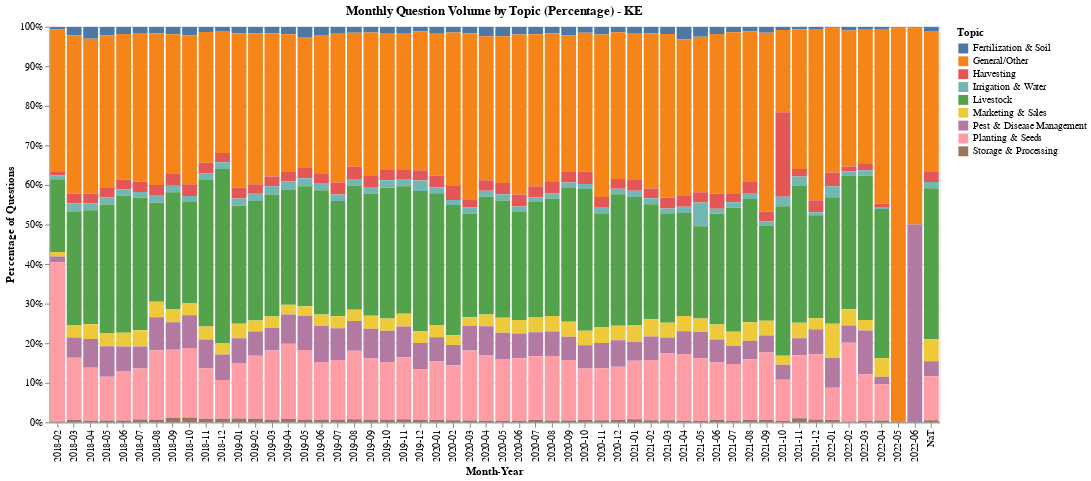
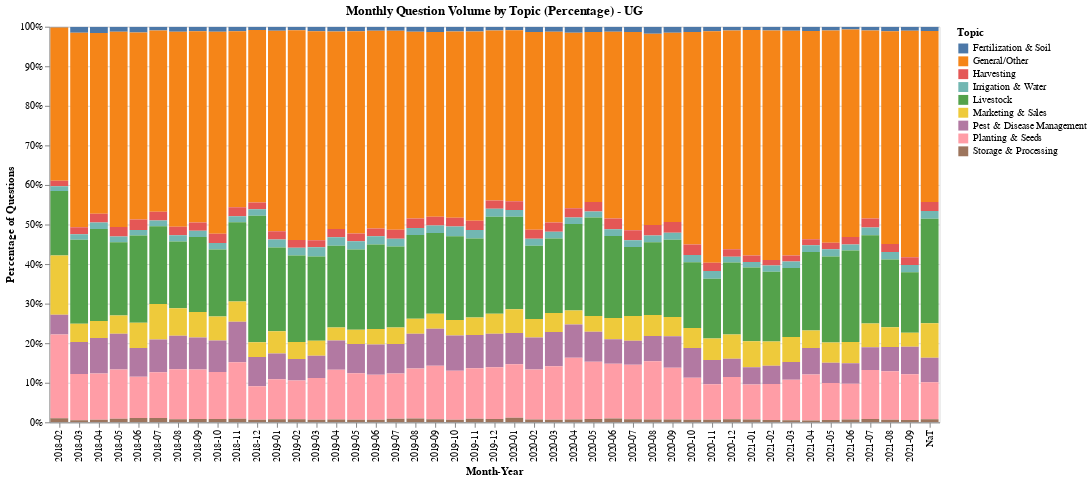
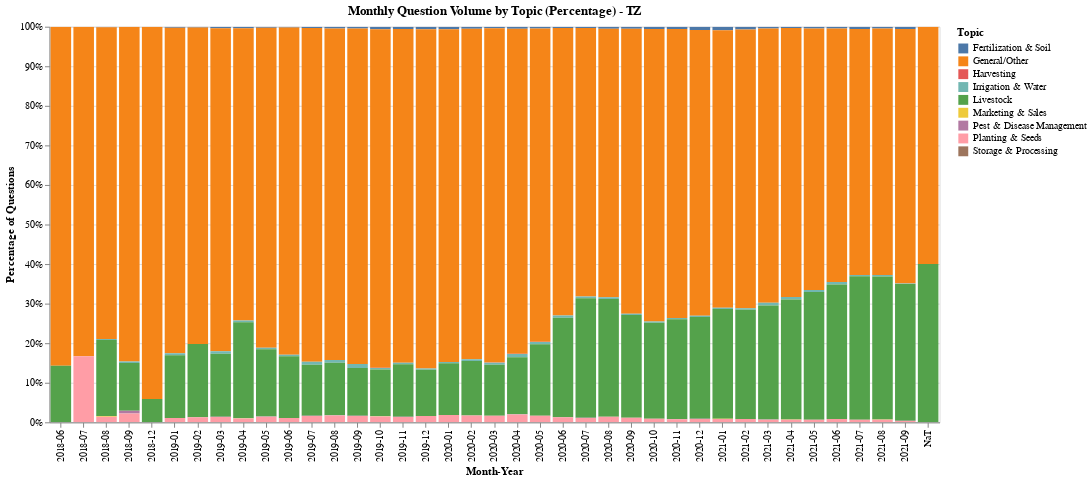

Notebook source saved alongside these figures, in order:
### Code cell
import altair as alt
import pandas as pd

# Filter for the three countries
countries = ['KE', 'UG', 'TZ']

for country_code in countries:
    df_country = df[df['question_user_country_code'].str.upper() == country_code]

    # Aggregate question count by month_year and activity_category
    monthly_topic_volume = (
        df_country.groupby(['month_year', 'activity_category'])
                  .size()
                  .reset_index(name='question_count')
    )

    # Altair stacked percentage bar chart
    chart = alt.Chart(monthly_topic_volume).mark_bar().encode(
        x=alt.X('month_year:N', sort=sorted(monthly_topic_volume['month_year'].unique()), title='Month-Year'),
        y=alt.Y('question_count:Q', stack='normalize', title='Percentage of Questions'),
        color=alt.Color('activity_category:N', title='Topic'),
        tooltip=[
            'month_year',
            'activity_category',
            alt.Tooltip('question_count:Q', title='Number of Questions')
        ]
    ).properties(
        width=900,
        height=400,
        title=f'Monthly Question Volume by Topic (Percentage) - {country_code}'
    ).interactive()
    
    chart.show()  # or display(chart) in Jupyter

### Figure 1 — Vega-Lite specification as saved in the notebook (floating-point values rounded to 4 significant figures; data arrays with more than 128 entries replaced by an {"elided": "..."} marker saying what was removed)
{"config": {"view": {"continuousWidth": 300, "continuousHeight": 300}}, "data": {"name": "data-a7ba915c7c0bb18a1fc6878c678396fc"}, "mark": {"type": "bar"}, "encoding": {"color": {"field": "activity_category", "title": "Topic", "type": "nominal"}, "tooltip": [{"field": "month_year", "type": "nominal"}, {"field": "activity_category", "type": "nominal"}, {"field": "question_count", "title": "Number of Questions", "type": "quantitative"}], "x": {"field": "month_year", "sort": ["2018-02", "2018-03", "2018-04", "2018-05", "2018-06", "2018-07", "2018-08", "2018-09", "2018-10", "2018-11", "2018-12", "2019-01", "2019-02", "2019-03", "2019-04", "2019-05", "2019-06", "2019-07", "2019-08", "2019-09", "2019-10", "2019-11", "2019-12", "2020-01", "2020-02", "2020-03", "2020-04", "2020-05", "2020-06", "2020-07", "2020-08", "2020-09", "2020-10", "2020-11", "2020-12", "2021-01", "2021-02", "2021-03", "2021-04", "2021-05", "2021-06", "2021-07", "2021-08", "2021-09", "2021-10", "2021-11", "2021-12", "2022-01", "2022-02", "2022-03", "2022-04", "2022-05", "2022-06", "NaT"], "title": "Month-Year", "type": "nominal"}, "y": {"field": "question_count", "stack": "normalize", "title": "Percentage of Questions", "type": "quantitative"}}, "height": 400, "params": [{"name": "param_1e9efca18e7a2868", "select": {"type": "interval", "encodings": ["x", "y"]}, "bind": "scales"}], "title": "Monthly Question Volume by Topic (Percentage) - KE", "width": 900, "$schema": "https://vega.github.io/schema/vega-lite/v6.1.0.json", "datasets": {"data-a7ba915c7c0bb18a1fc6878c678396fc": {"elided": "471 records"}}}

### Figure 2 — Vega-Lite specification as saved in the notebook (floating-point values rounded to 4 significant figures; data arrays with more than 128 entries replaced by an {"elided": "..."} marker saying what was removed)
{"config": {"view": {"continuousWidth": 300, "continuousHeight": 300}}, "data": {"name": "data-b41c45a2f6b8f965e147a17747567fd9"}, "mark": {"type": "bar"}, "encoding": {"color": {"field": "activity_category", "title": "Topic", "type": "nominal"}, "tooltip": [{"field": "month_year", "type": "nominal"}, {"field": "activity_category", "type": "nominal"}, {"field": "question_count", "title": "Number of Questions", "type": "quantitative"}], "x": {"field": "month_year", "sort": ["2018-02", "2018-03", "2018-04", "2018-05", "2018-06", "2018-07", "2018-08", "2018-09", "2018-10", "2018-11", "2018-12", "2019-01", "2019-02", "2019-03", "2019-04", "2019-05", "2019-06", "2019-07", "2019-08", "2019-09", "2019-10", "2019-11", "2019-12", "2020-01", "2020-02", "2020-03", "2020-04", "2020-05", "2020-06", "2020-07", "2020-08", "2020-09", "2020-10", "2020-11", "2020-12", "2021-01", "2021-02", "2021-03", "2021-04", "2021-05", "2021-06", "2021-07", "2021-08", "2021-09", "NaT"], "title": "Month-Year", "type": "nominal"}, "y": {"field": "question_count", "stack": "normalize", "title": "Percentage of Questions", "type": "quantitative"}}, "height": 400, "params": [{"name": "param_1e9efca18e7a2868", "select": {"type": "interval", "encodings": ["x", "y"]}, "bind": "scales"}], "title": "Monthly Question Volume by Topic (Percentage) - UG", "width": 900, "$schema": "https://vega.github.io/schema/vega-lite/v6.1.0.json", "datasets": {"data-b41c45a2f6b8f965e147a17747567fd9": {"elided": "405 records"}}}

### Figure 3 — Vega-Lite specification as saved in the notebook (floating-point values rounded to 4 significant figures; data arrays with more than 128 entries replaced by an {"elided": "..."} marker saying what was removed)
{"config": {"view": {"continuousWidth": 300, "continuousHeight": 300}}, "data": {"name": "data-d9a53abe86badc85530f4280244cb95e"}, "mark": {"type": "bar"}, "encoding": {"color": {"field": "activity_category", "title": "Topic", "type": "nominal"}, "tooltip": [{"field": "month_year", "type": "nominal"}, {"field": "activity_category", "type": "nominal"}, {"field": "question_count", "title": "Number of Questions", "type": "quantitative"}], "x": {"field": "month_year", "sort": ["2018-06", "2018-07", "2018-08", "2018-09", "2018-12", "2019-01", "2019-02", "2019-03", "2019-04", "2019-05", "2019-06", "2019-07", "2019-08", "2019-09", "2019-10", "2019-11", "2019-12", "2020-01", "2020-02", "2020-03", "2020-04", "2020-05", "2020-06", "2020-07", "2020-08", "2020-09", "2020-10", "2020-11", "2020-12", "2021-01", "2021-02", "2021-03", "2021-04", "2021-05", "2021-06", "2021-07", "2021-08", "2021-09", "NaT"], "title": "Month-Year", "type": "nominal"}, "y": {"field": "question_count", "stack": "normalize", "title": "Percentage of Questions", "type": "quantitative"}}, "height": 400, "params": [{"name": "param_1e9efca18e7a2868", "select": {"type": "interval", "encodings": ["x", "y"]}, "bind": "scales"}], "title": "Monthly Question Volume by Topic (Percentage) - TZ", "width": 900, "$schema": "https://vega.github.io/schema/vega-lite/v6.1.0.json", "datasets": {"data-d9a53abe86badc85530f4280244cb95e": {"elided": "290 records"}}}
